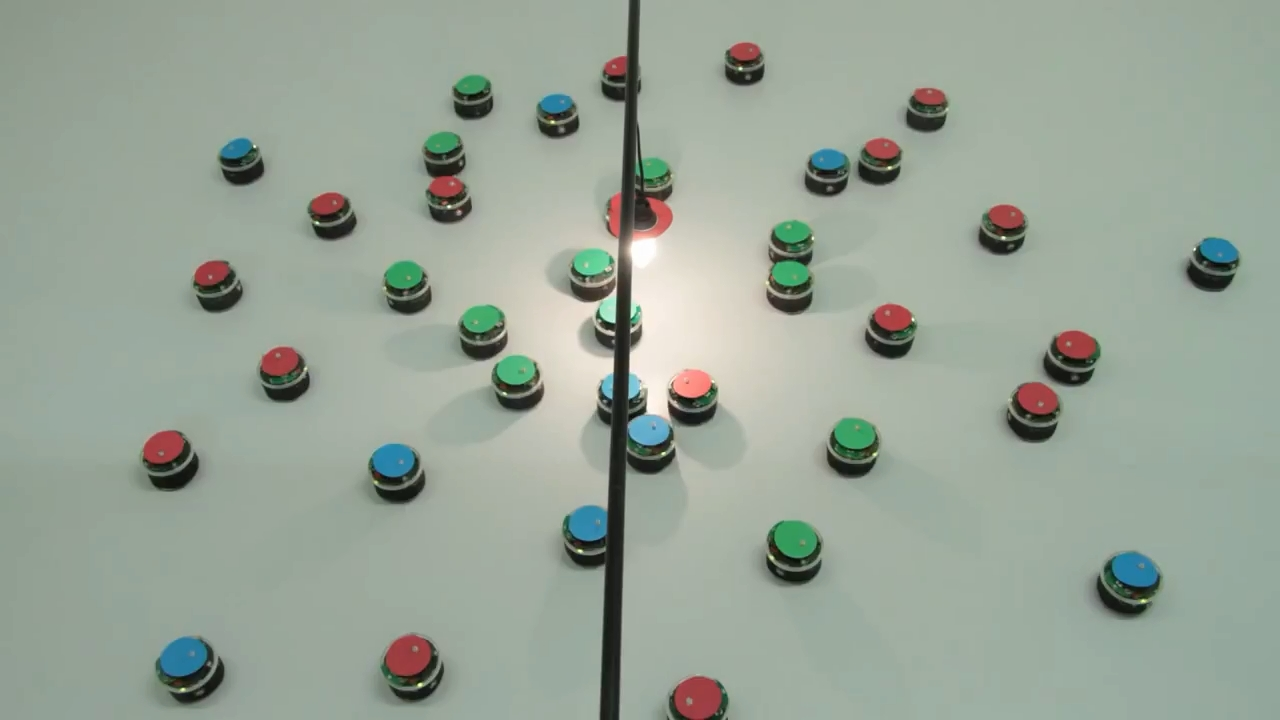
//> input picture university_labs/lab3/task3/roboti/roi_robotov.jpg, 1280 x 720 px
$ ./lab3_task3   (built with g++ and OpenCV 4)
//> lines starting //> are read from the running program, lines starting //| are printed output that depends on the picture; after the words box and inside, x2 and y2 are one past the last pixel; in counts of white or black regions, pixels touching at a corner belong together
#include <opencv2/highgui/highgui.hpp>
#include <opencv2/imgproc.hpp>
#include <iostream>

using namespace std;
using namespace cv;

int x = 0, y = 0, k = 0, p = 0;
double d, minum;

Moments mnts, imnts, lmnts;
Mat img, input_img, cimg, buff, kernel, result, lamp, red, green, blue, a, b;
vector<vector<Point>> cnts;

void result_img(int mini, int maxi, Vec3b color, int n);
void together();

int main()
{
	string im = "./roboti/roi_robotov.jpg";
	input_img = imread(im);
//> input_img is the input picture: 720 rows x 1280 cols, CV_8UC3; mean B, G, R 151.4, 164, 152.4
	if (input_img.empty()) // Проверка на ошибки (загружено изображение или нет)
	{
		cout << "Could not open or find the image" << endl;
		system("pause"); //ожидание нажатие кнопки
		return -1;
	}
	/// уменьшение окон
	resize(input_img, img, cv::Size(), 0.5, 0.5);
	resize(input_img, input_img, cv::Size(), 0.75, 0.75);
//> input_img: 540 rows x 960 cols, CV_8UC3

	cvtColor(input_img, cimg, COLOR_BGR2HSV); // Преобразование из BGR в HSV
//> cimg: 540 rows x 960 cols, CV_8UC3; mean H, S, V 57.8, 28.1, 165.9
	// делаем две копии
	// buff для всей магии
	// result для рисования на нём
	buff = cimg.clone();
	result = input_img.clone();
	imshow("img", img);
	// Пороговая фильтрация. Выбор диапазона для поиска лампы
	inRange(cimg, Vec3b(0, 0, 150), Vec3b(35, 12, 255), cimg);
//> cimg: 540 rows x 960 cols, CV_8UC1; 0.08% white; 29 white regions (27 under 20 px), largest, box (x1, y1, x2, y2) and area: (474, 180, 493, 201) 256, (347, 162, 354, 168) 21

	/// Получение маски ядра для морфологии
	kernel = getStructuringElement(MORPH_RECT, Size(5, 5));

	/// Морфология
	erode(cimg, cimg, kernel, Point(-1, -1), 1); // эрозия для устранения шумов
	dilate(cimg, cimg, kernel, Point(-1, -1), 3); // дилатация для увеличения размеров
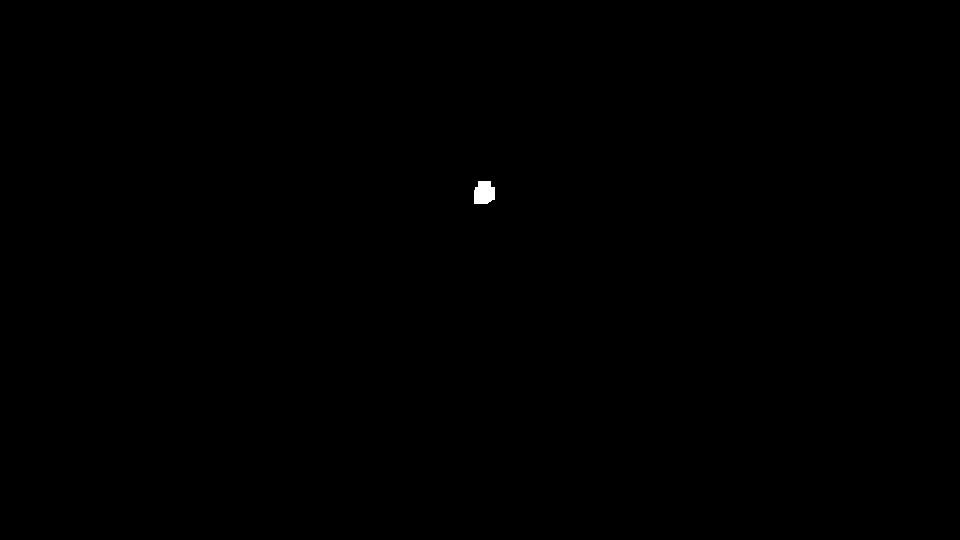
//> cimg: 540 rows x 960 cols, CV_8UC1; 0.08% white; 1 white region

	/// нахождение и рисование контура лампы
	result_img(65, 110, Vec3b(0, 255, 255), 1);
//> in result_img, `findContours(cimg, cnts, RETR_EXTERNAL, CHAIN_APPROX_NONE);`: cnts = 1 contour; box (x1, y1, x2, y2) and area: (474, 181, 495, 204) 372
//> the loop in result_img, `for (int i = 0; i < cnts.size(); i++)` made 1 pass
//> after the loop in result_img, `for (int i = 0; i < cnts.size(); i++)`:
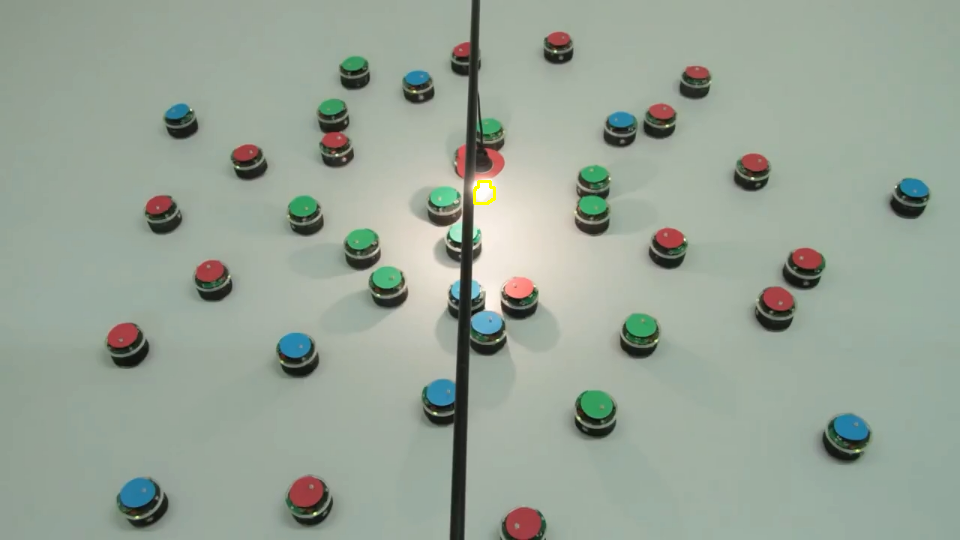
//> result: 540 rows x 960 cols, CV_8UC3; mean B, G, R 151.2, 164, 152.4
//> after the loop in result_img, `for (int i = 0; i < cnts.size(); i++)`: minum = 1000; imnts = moments, m00 372.5, centre m10/m00, m01/m00 = (483.7, 192.6)
//> in result_img, `circle(result, Point(imnts.m10 / imnts.m00, imnts.m01 / imnts.m00), 5,..`: result: 540 rows x 960 cols, CV_8UC3; 81 pixels changed, all inside (x1, y1, x2, y2) = (478, 187, 489, 198)

	/// red
	cimg = buff.clone();
	erode(cimg, cimg, kernel, Point(-1, -1), 5); // эрозия для сглаживания
//> cimg: 540 rows x 960 cols, CV_8UC3; mean H, S, V 46.9, 17.5, 141.6
	//imshow("cimg", cimg); // проверка

	/// Пороговая фильтрация. Выбор диапазона двух диапазононов для вычисления всех роботов нужного цвета
	inRange(buff, Vec3b(0, 10, 0), Vec3b(10, 255, 255), a);
//> a: 540 rows x 960 cols, CV_8UC1; 1.1% white; 55 white regions (31 under 20 px), largest, box (x1, y1, x2, y2) and area: (473, 146, 505, 182) 646, (504, 276, 534, 299) 549, (289, 475, 324, 508) 444
	inRange(buff, Vec3b(160, 10, 0), Vec3b(179, 255, 255), b);
//> b: 540 rows x 960 cols, CV_8UC1; 0.63% white; 55 white regions (33 under 20 px), largest, box (x1, y1, x2, y2) and area: (507, 508, 540, 540) 711, (297, 476, 322, 506) 415, (109, 324, 136, 347) 408
	cimg = a + b; // Сложение двух бинаризованных изображений и получение одного со всеми роботами нужного цвета
//> cimg: 540 rows x 960 cols, CV_8UC1; 1.8% white; 45 white regions (24 under 20 px)

	// imshow("binary red", cimg); // проверка

	/// Соединение роботов, которых перекрыла палка


	/// Нахождение и рисование контуров
	result_img(40, 120, Vec3b(0, 0, 255), 0);
//> call 2 of result_img, with mini = 40, maxi = 120, color = [0, 0, 255], n = 0
//> in result_img (call 2), `findContours(cimg, cnts, RETR_EXTERNAL, CHAIN_APPROX_NONE);`: cnts = 45 contours, 27 with area under 20; largest, box (x1, y1, x2, y2) and area: (505, 507, 541, 540) 938, (289, 475, 324, 508) 850, (473, 146, 505, 182) 629, (107, 322, 138, 349) 601, (762, 286, 793, 311) 583
//> the loop in result_img (call 2), `for (int i = 0; i < cnts.size(); i++)` made 45 passes
//> (d, minum) on passes 2, 14, 16, 38: (332.7, 332.7), (312, 312), (100.6, 100.6), (38.74, 38.74)
//> d on passes 4, 9, 18, 19, 20, 29: 347.3, 388.5, 284.8, 329, 190.3, 325.8
//> after the loop in result_img (call 2), `for (int i = 0; i < cnts.size(); i++)`:
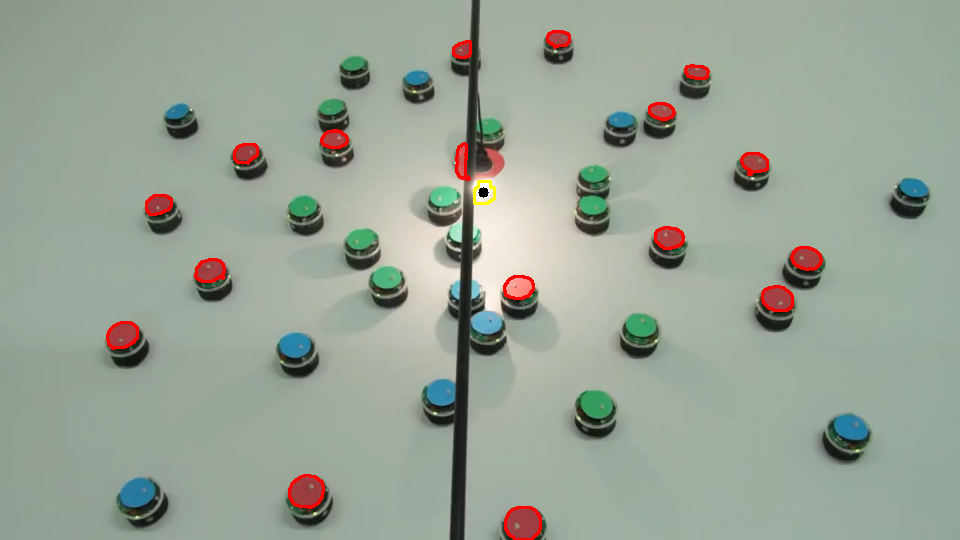
//> result: 540 rows x 960 cols, CV_8UC3; mean B, G, R 150.5, 163.1, 153.5
//> after the loop in result_img (call 2), `for (int i = 0; i < cnts.size(); i++)`: minum = 38.74; imnts = moments, m00 278.5, centre m10/m00, m01/m00 = (461.3, 161)
//> in result_img (call 2), `circle(result, Point(imnts.m10 / imnts.m00, imnts.m01 / imnts.m00), 5,..`: result: 540 rows x 960 cols, CV_8UC3; 81 pixels changed, all inside (x1, y1, x2, y2) = (456, 155, 467, 166)
	//imshow("conturs", result); // проверка

	/// green
	cimg = buff.clone();
	inRange(cimg, Vec3b(65, 50, 140), Vec3b(80, 255, 255), cimg);
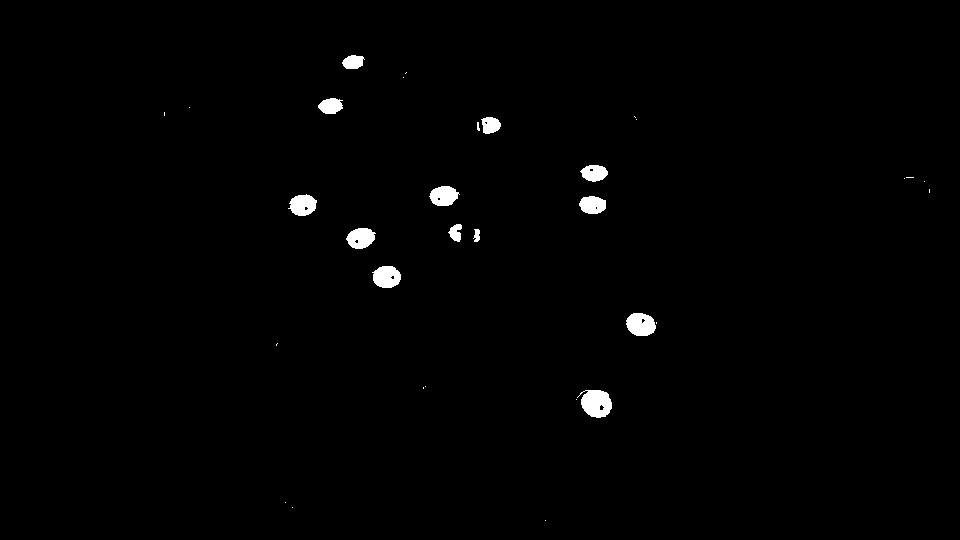
//> cimg: 540 rows x 960 cols, CV_8UC1; 0.94% white; 32 white regions (18 under 20 px)
	// imshow("binary green", cimg); // проверка

	result_img(17, 120, Vec3b(0, 255, 0), 0);
//> call 3 of result_img, with mini = 17, maxi = 120, color = [0, 255, 0], n = 0
//> in result_img (call 3), `findContours(cimg, cnts, RETR_EXTERNAL, CHAIN_APPROX_NONE);`: cnts = 32 contours, 19 with area under 20; largest, box (x1, y1, x2, y2) and area: (577, 390, 612, 418) 644, (626, 313, 656, 336) 510, (372, 266, 401, 288) 464, (346, 228, 376, 249) 428, (288, 194, 317, 216) 423
//> the loop in result_img (call 3), `for (int i = 0; i < cnts.size(); i++)` made 32 passes
//> (d, minum) on passes 5, 10, 11, 12, 18: (238.7, 238.7), (204.6, 204.6), (128.6, 128.6), (42.93, 42.93), (40.5, 40.5)
//> d on passes 13, 14, 15, 16, 22, 23: 131.4, 48.85, 109.2, 181.6, 112, 66.35
//> after the loop in result_img (call 3), `for (int i = 0; i < cnts.size(); i++)`:
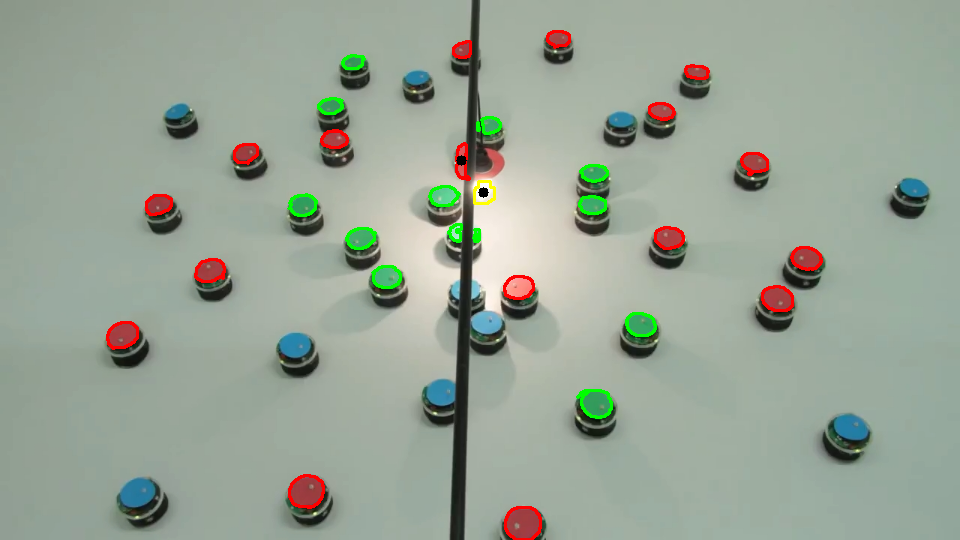
//> result: 540 rows x 960 cols, CV_8UC3; mean B, G, R 149.8, 163.7, 152.9
//> after the loop in result_img (call 3), `for (int i = 0; i < cnts.size(); i++)`: minum = 40.5; imnts = moments, m00 416, centre m10/m00, m01/m00 = (443.3, 195.6)
//> in result_img (call 3), `circle(result, Point(imnts.m10 / imnts.m00, imnts.m01 / imnts.m00), 5,..`: result: 540 rows x 960 cols, CV_8UC3; 81 pixels changed, all inside (x1, y1, x2, y2) = (438, 190, 449, 201)

	/// blue
	cimg = buff.clone();
	inRange(cimg, Vec3b(92, 50, 128), Vec3b(102, 255, 255), cimg);
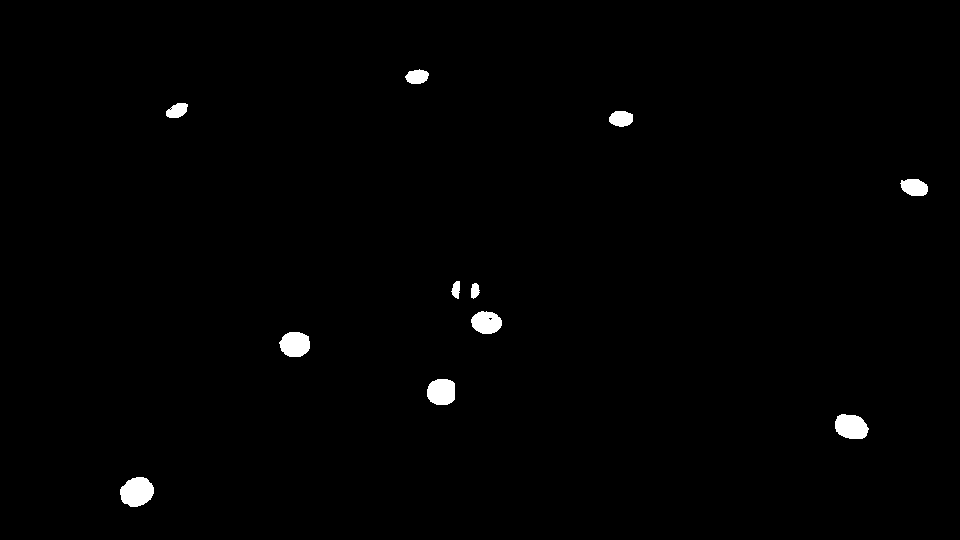
//> cimg: 540 rows x 960 cols, CV_8UC1; 0.9% white; 11 white regions
	// imshow("binary blue", cimg); // проверка


	result_img(0, 100, Vec3b(255, 0, 0), 0);
//> call 4 of result_img, with mini = 0, maxi = 100, color = [255, 0, 0], n = 0
//> in result_img (call 4), `findContours(cimg, cnts, RETR_EXTERNAL, CHAIN_APPROX_NONE);`: cnts = 11 contours; largest, box (x1, y1, x2, y2) and area: (120, 477, 154, 507) 731, (835, 414, 869, 439) 624, (427, 379, 455, 405) 586, (279, 332, 310, 357) 578, (471, 311, 502, 334) 512
//> the loop in result_img (call 4), `for (int i = 0; i < cnts.size(); i++)` made 11 passes
//> (d, minum) on passes 1, 2, 3, 5, 6: (458.2, 458.2), (435.3, 435.3), (203.4, 203.4), (129.6, 129.6), (98.14, 98.14)
//> d on passes 4, 7, 8, 9, 10, 11: 242.2, 100.6, 430.4, 155.9, 317.8, 134.2
//> after the loop in result_img (call 4), `for (int i = 0; i < cnts.size(); i++)`:
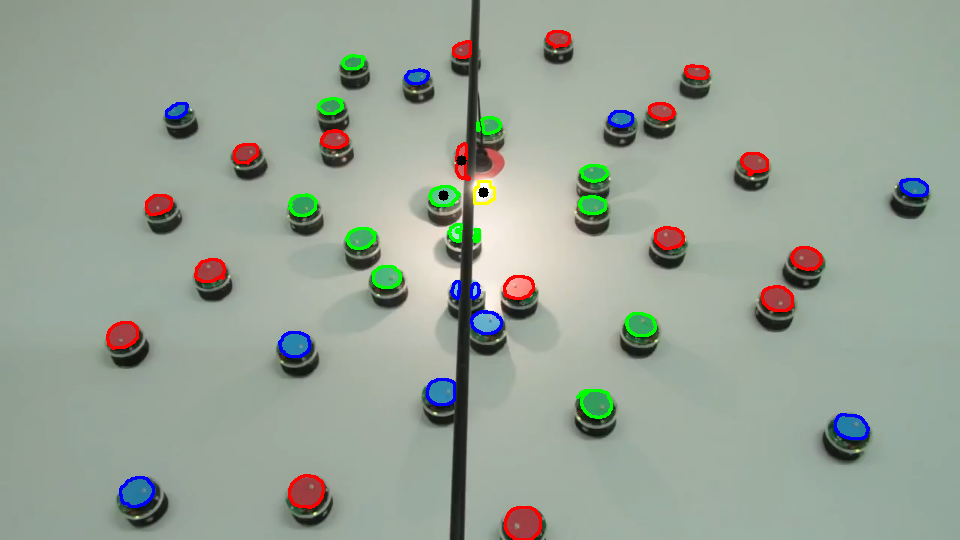
//> result: 540 rows x 960 cols, CV_8UC3; mean B, G, R 150.3, 163, 152.5
//> after the loop in result_img (call 4), `for (int i = 0; i < cnts.size(); i++)`: minum = 98.14; imnts = moments, m00 88.5, centre m10/m00, m01/m00 = (474.6, 290.3)
//> in result_img (call 4), `circle(result, Point(imnts.m10 / imnts.m00, imnts.m01 / imnts.m00), 5,..`: result: 540 rows x 960 cols, CV_8UC3; 81 pixels changed, all inside (x1, y1, x2, y2) = (469, 285, 480, 296)

	imshow("result", result);
	waitKey(0); // Ожидание нажатия клавиши
	destroyAllWindows(); // Уничтожение всех окон
	return 0;
}

void result_img(int mini, int maxi, Vec3b color, int n)
{
	// Поиск контуров объектов
	findContours(cimg, cnts, RETR_EXTERNAL, CHAIN_APPROX_NONE);

	d = 0;
	/// максимальное расстояние от робота до лампы (чтоб рисовать линию)
	minum = 1000;
	/// Проход по всем контурам
	for (int i = 0; i < cnts.size(); i++)
	{
		// если размер контура  не меньше минимума и не превышает максимум, то рисуем его и находим его центр масс, для избежания детектирования лампы
		if (cnts[i].size() > mini&& cnts[i].size() < maxi)
		{
			// находим момент контура
			mnts = moments(cnts[i]);
			// если 0, то ищутся роботы, иначе лампу
			if (n == 0)
			{
				// Нахождение расстояния от центра масс робота до центра масс лампы
				d = sqrt((lmnts.m10 / lmnts.m00 - mnts.m10 / mnts.m00) * (lmnts.m10 / lmnts.m00 - mnts.m10 / mnts.m00) +
					(lmnts.m01 / lmnts.m00 - mnts.m01 / mnts.m00) * (lmnts.m01 / lmnts.m00 - mnts.m01 / mnts.m00));
				if (minum > d)
				{
					// Обновление максимального расстояния
					minum = d;
					imnts = mnts;
				}
			}
			else if (n == 1)
			{
				/// Моменты лампы
				lmnts = mnts; // для запоминания
				imnts = mnts; // для рисования
			}

			polylines(result, cnts[i], true, color, 2, 8); // Рисование контура
		}
	}
	circle(result, Point(imnts.m10 / imnts.m00, imnts.m01 / imnts.m00), 5, Vec3b(0, 0, 0), -1); // Рисование центра масс
}
